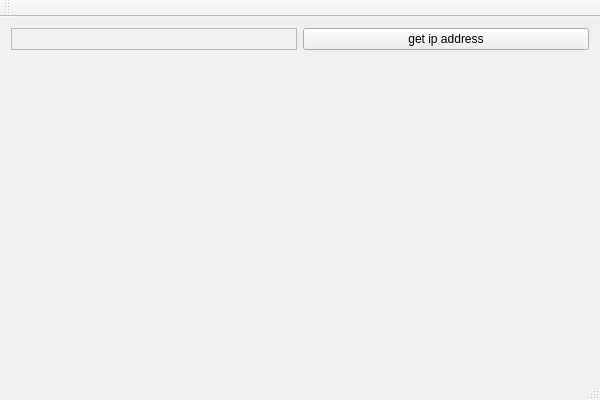
<?xml version="1.0" encoding="UTF-8"?>
<ui version="4.0">
 <class>MainWindowClass</class>
 <widget class="QMainWindow" name="MainWindowClass">
  <property name="geometry">
   <rect>
    <x>0</x>
    <y>0</y>
    <width>600</width>
    <height>400</height>
   </rect>
  </property>
  <property name="windowTitle">
   <string>MainWindow</string>
  </property>
  <widget class="QWidget" name="centralWidget">
   <layout class="QVBoxLayout" name="verticalLayout">
    <item>
     <layout class="QHBoxLayout" name="horizontalLayout">
      <item>
       <widget class="IPAddressControl" name="IPAddrControl">
        <property name="frameShape">
         <enum>QFrame::StyledPanel</enum>
        </property>
        <property name="frameShadow">
         <enum>QFrame::Raised</enum>
        </property>
       </widget>
      </item>
      <item>
       <widget class="QPushButton" name="ptnGetIp">
        <property name="text">
         <string>get ip address</string>
        </property>
       </widget>
      </item>
     </layout>
    </item>
    <item>
     <spacer name="verticalSpacer">
      <property name="orientation">
       <enum>Qt::Vertical</enum>
      </property>
      <property name="sizeHint" stdset="0">
       <size>
        <width>20</width>
        <height>273</height>
       </size>
      </property>
     </spacer>
    </item>
   </layout>
  </widget>
  <widget class="QMenuBar" name="menuBar">
   <property name="geometry">
    <rect>
     <x>0</x>
     <y>0</y>
     <width>600</width>
     <height>26</height>
    </rect>
   </property>
  </widget>
  <widget class="QToolBar" name="mainToolBar">
   <attribute name="toolBarArea">
    <enum>TopToolBarArea</enum>
   </attribute>
   <attribute name="toolBarBreak">
    <bool>false</bool>
   </attribute>
  </widget>
  <widget class="QStatusBar" name="statusBar"/>
 </widget>
 <layoutdefault spacing="6" margin="11"/>
 <customwidgets>
  <customwidget>
   <class>IPAddressControl</class>
   <extends>QFrame</extends>
   <header>IPAddressControl.h</header>
   <container>1</container>
  </customwidget>
 </customwidgets>
 <resources>
  <include location="MainWindow.qrc"/>
 </resources>
 <connections/>
</ui>
